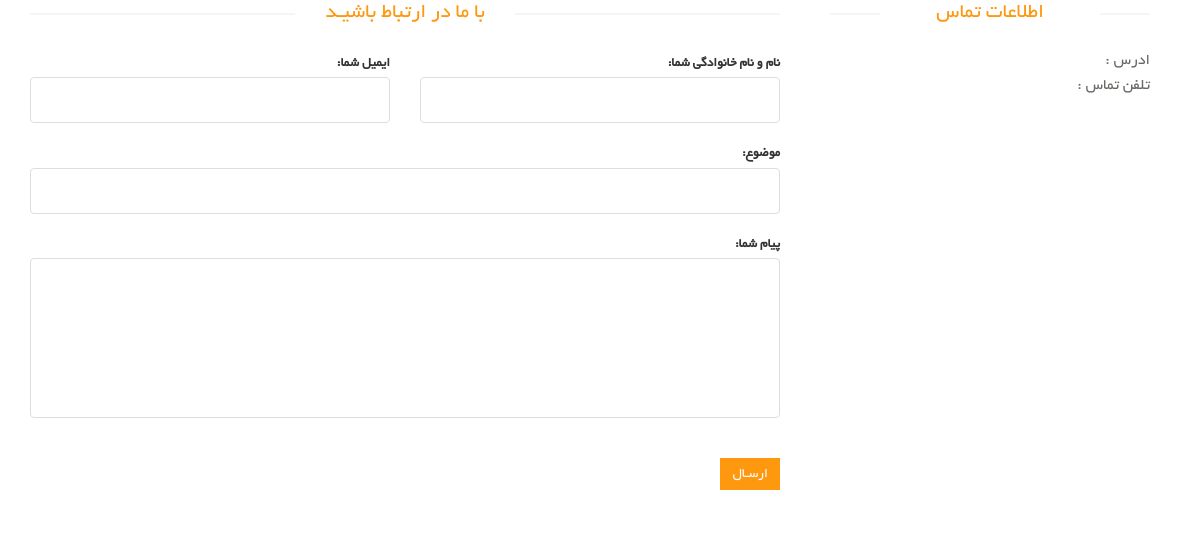
The app's page /contact-us/, older data.
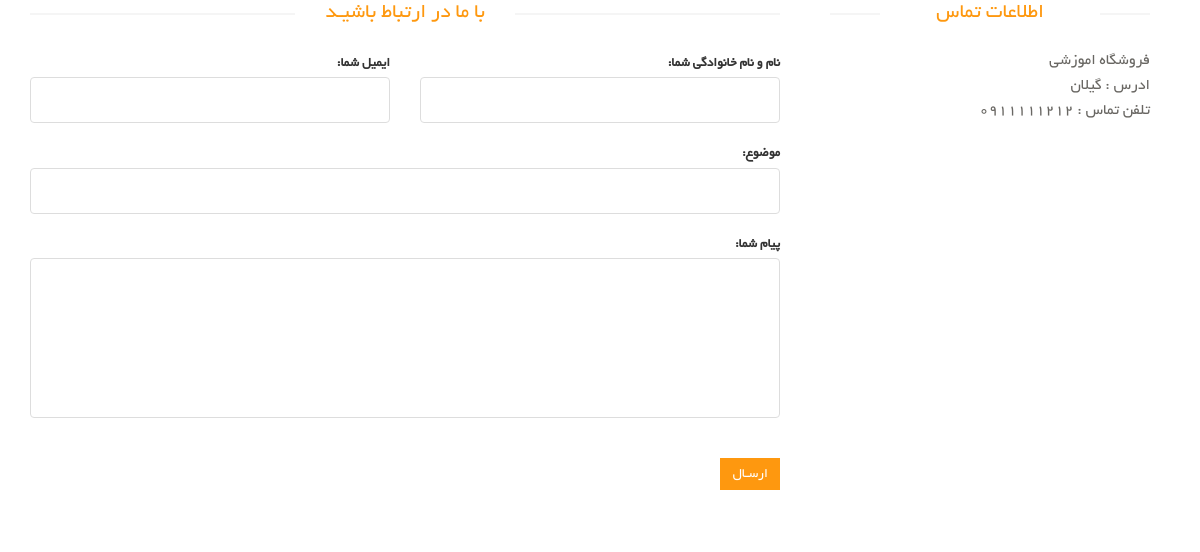
The same page, newer data.
### site_module/models.py (models this page shows, shortened)
class SiteSetting(models.Model):
    site_name = models.CharField(max_length=255, verbose_name='نام سایت')
    site_url = models.CharField(max_length=255, verbose_name='دامنه سایت')
    address = models.CharField(max_length=255, verbose_name='ادرس ')
    phone = models.CharField(max_length=255, null=True, blank=True, verbose_name='تلفن ')
    fax = models.CharField(max_length=255, null=True, blank=True, verbose_name='فاکس ')
    email = models.CharField(max_length=255, null=True, blank=True, verbose_name='ایمیل')
    copy_right = models.CharField(max_length=255, verbose_name='متن کپی رایت ,سایت')
    about_us_text = models.TextField(verbose_name=' متن درباره ما سایت')
    site_logo = models.ImageField(upload_to='images/site_setting/', verbose_name='لوگوی سایت')
    is_main_setting = models.BooleanField(verbose_name='تنظیمات اصلی')
    class Meta:
        verbose_name = 'تنضیمات سایت '
        verbose_name_plural = ' تنظیمات'

### contact_module/views.py (the view)
# urls.py: path('', views.ContactUsView.as_view(), name='contact_us_page'),
class ContactUsView(CreateView):
    form_class = ContactUsModelForm
    template_name = 'contact_module/contact_us_page.html'
    success_url = '/contact-us/'
    def get_context_data(self, *args, **kwargs):
        context = super().get_context_data(*args, **kwargs)
        setting: SiteSetting = SiteSetting.objects.filter(is_main_setting=True).first()
        context['site_setting'] = setting
        return context

### contact_module/forms.py
class ContactUsModelForm(forms.ModelForm):
    class Meta:
        model = ContactUs
        fields = ['full_name', 'email', 'title', 'message']
        widgets = {
            'full_name': forms.TextInput(attrs={
                'class': 'form-control'
                }),
            'email': forms.TextInput(attrs={
                'class': 'form-control'
                }),
            'title': forms.TextInput(attrs={
                'class': 'form-control'
                }),
            'message': forms.Textarea(attrs={
                'class': 'form-control',
                'rows': '5',
                'id': 'message'
                })
        }
        labels = {
            'full_name': 'نام و نام خانوادگی شما',
            'email': 'ایمیل شما',
            'title': 'موضوع',
            'message': 'پیام شما'
        }
        errors = {
            'full_name':{
                'required': 'نام و نام خانوتدگی صحیح نمیباشد'
            }
        }

### contact_module/templates/contact_module/contact_us_page.html (shortened to what this page needs)
{% extends 'shared/_layout.html' %}
{% block content %}
<div id="contact-page" class="container">
    <div class="bg">
        <div class="row">
            <div class="col-sm-8">
                <div class="contact-form">
                    <h2 class="title text-center">با ما در ارتباط باشیـد</h2>
                    <form id="main-contact-form" class="contact-form row" action="{% url 'contact_us_page' %}" method="post">
                        <div class="form-group col-md-6">
                            {{ form.email.label_tag}}
                            {{ form.email}}
                        </div>
                        <div class="form-group col-md-6">
                            {{form.full_name.label_tag}}
                            {{form.full_name}}
                        </div>
                        <div class="form-group col-md-12">
                            {{form.title.label_tag}}
                            {{form.title}}
                        </div>
                        <div class="form-group col-md-12">
                            {{form.message.label_tag}}
                            {{form.message}}
                        </div>
                        <div class="form-group col-md-12">
                            <button type="submit" class="btn btn-primary pull-right">ارسـال</button>
                        </div>
                    </form>
                </div>
            </div>
            <div class="col-sm-4">
                <div class="contact-info">
                    <h2 class="title text-center">اطلاعات تماس</h2>
                    <address>
                        <p>{{site_setting.site_name}}</p>
                        <p>ادرس : {{site_setting.address}}</p>
                        <p>تلفن تماس : {{site_setting.phone}}</p>
                    </address>
                </div>
            </div>
        </div>
    </div>
</div>
{% endblock  %}

Row changes from the older to the newer data that the page shows:
added SiteSetting: site_name "فروشگاه اموزشی", address "گیلان", phone "0911111212"
